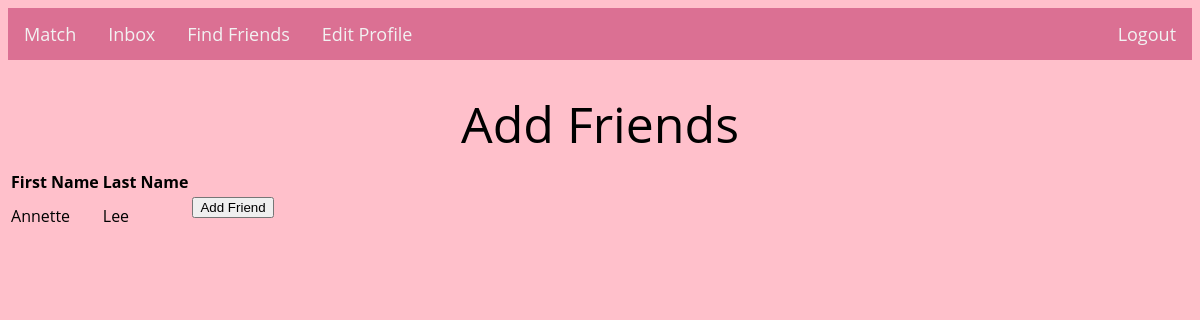
Page /add_friends/anwu8 on the earlier database version.
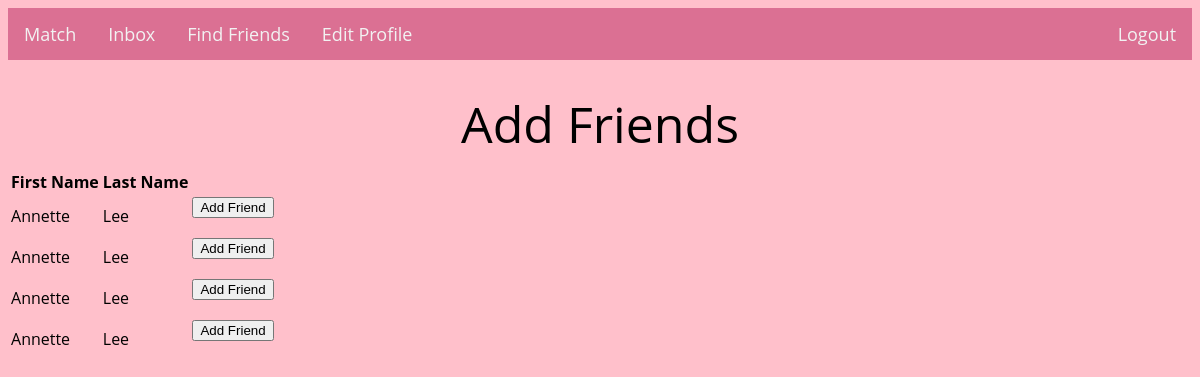
Same page on the later database version.
### tables this page shows
CREATE TABLE users (
    id integer primary key autoincrement,
    first_name text not null,
    last_name text not null,
    username text not null,
    password text not null,
    phone_number text,
    college text,
    class_year text,
    gender text,
    orientation text,
    preference text
);

### main.py (the view)
@app.route('/add_friends/<username>', methods=['POST', 'GET'])
def add_friends(username):
    if request.method == 'GET':
        first_name = request.args.get('first_name')
        last_name = request.args.get('last_name')
        residential_college = request.args.get('residential_college')
        class_year = request.args.get('class_year')
        gender = request.args.get('gender')
        orientation = request.args.get('orientation')
        potential_friends = retrieve_potential_friends(
            username, first_name, last_name, residential_college, class_year, gender, orientation)
        return render_template('add_friends.html', username=username, potential_friends=potential_friends)
    else:
        friend_username = request.args.get('friend_username')
        add_friend(username, friend_username)
        return render_template('add_friends.html', username=username)

### templates/add_friends.html (shortened to what this page needs)
<html lang="en">
<head>
    <link href="/static/css/add_friends.css" rel="stylesheet" type="text/css" media="all">
    <link href="/static/css/main.css" rel="stylesheet" type="text/css" media="all">
    <link href="/static/css/profile.css" rel="stylesheet" type="text/css" media="all">
</head>
<body>
    {% include "header.html" %}
    <h1>Add Friends</h1>
    <table>
        <tr>
            <th>First Name</th>
            <th>Last Name</th>
            <th></th>
        </tr>
        {% for potential_friend in potential_friends: %}
        <tr>
            <td>{{potential_friend[1]}}</td>
            <td>{{potential_friend[2]}}</td>
            <td>
                <form method="post" action="{{url_for('add_friends', username=username, friend_username=potential_friend[0])}}">
                    <button type="submit">Add Friend</button>
                </form>
            </td>
        </tr>
        {% endfor %}
    </table>
</body>
</html>

### templates/header.html
<html lang="en">
    <head>
        <link href="/static/css/header.css" rel="stylesheet" type="text/css" media="all">
    </head>
    <body>
        <div class="topnav">
            <a href="{{ url_for('match', username=username) }}">Match</a>
            <a href="inbox">Inbox</a>
            <a href="{{ url_for('find_friends', username=username) }}">Find Friends</a>
            <a href="{{ url_for('profile', username=username) }}">Edit Profile</a>
            <div class="topnav-right">
                <a href="index">Logout</a>
            </div>
        </div>
    </body>
</html>

### static/css/main.css (style rules this page uses)
body, input, textarea, select { font-family: 'Open Sans', sans-serif; font-size: 12px; color: black; }
body { background-color: #FFC0CB; }
h1 { font-size: 50px; font-weight: 400; color: black; text-align: center; padding-top: 10px; margin-top: 20px; margin-bottom: 10px; }

### static/css/profile.css (style rules this page uses)
body { background-color: pink; }

### static/css/header.css (style rules this page uses)
.topnav { background-color: palevioletred; overflow: hidden; }
.topnav a { float: left; color: #f2f2f2; text-align: center; padding: 14px 16px; text-decoration: none; font-size: 18px; }
.topnav-right { float: right; }

Differences in the rows shown:
added users: first_name "Annette", last_name "Lee"
added users: first_name "Annette", last_name "Lee"
added users: first_name "Annette", last_name "Lee"
